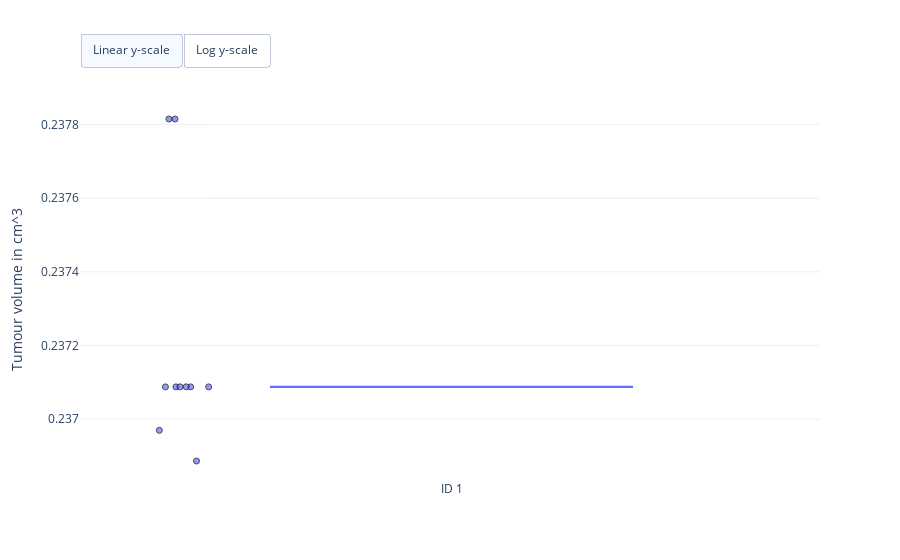
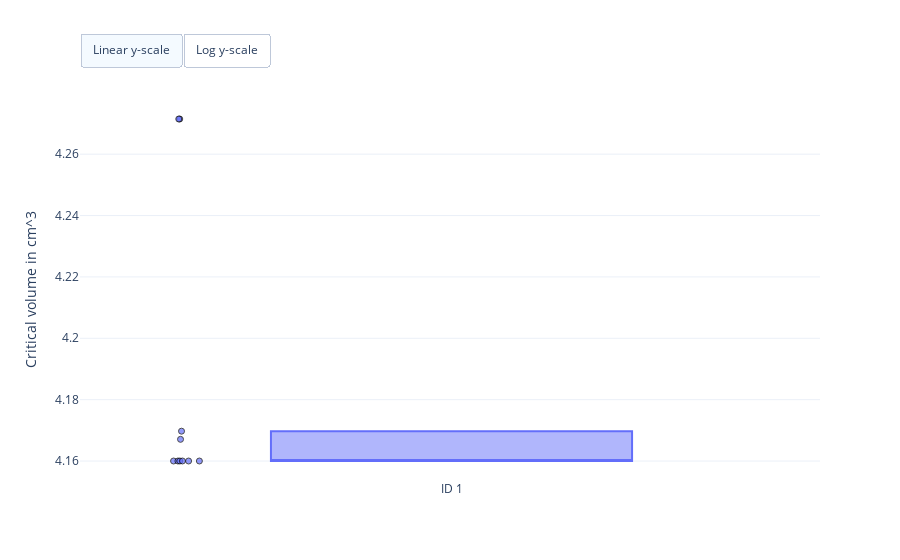
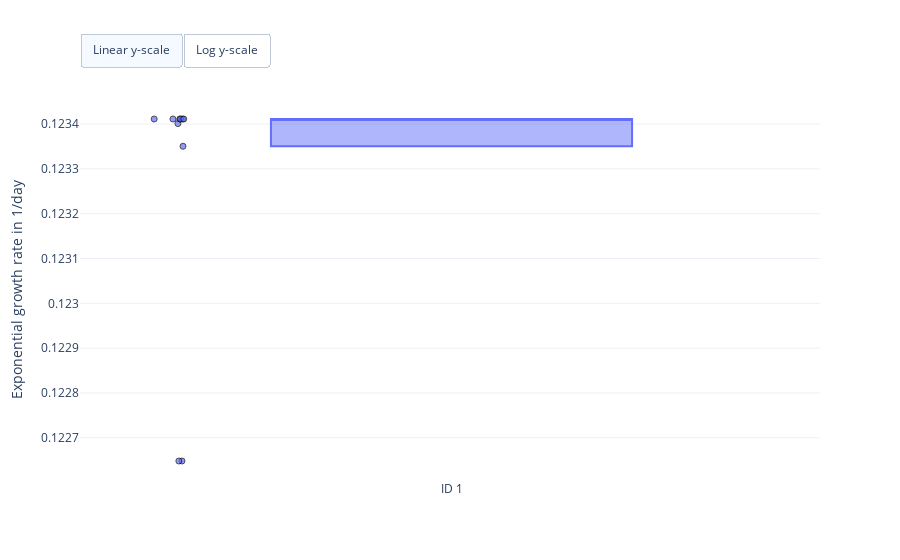
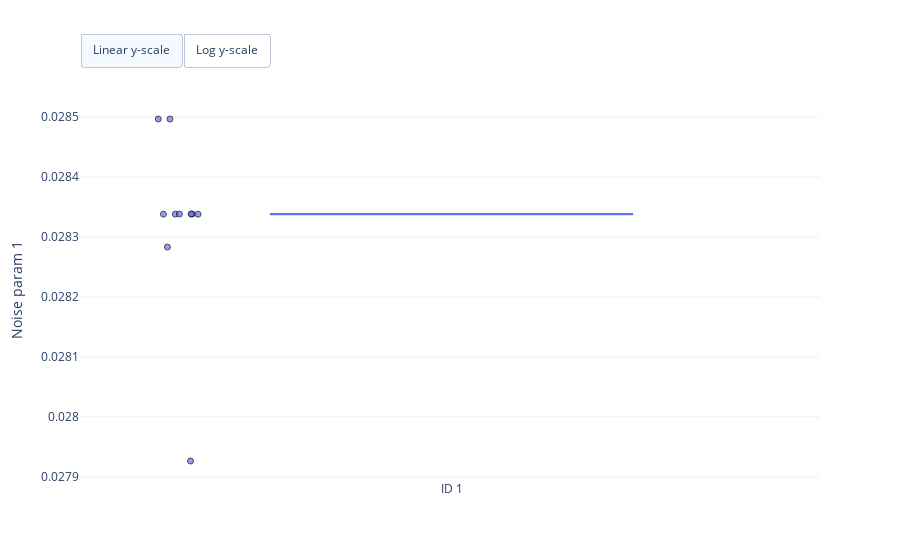

The notebook cell these images were saved under, in order:
### Markdown cell above
### Visualise optimisation results

### Code cell
fig = erlo.plots.ParameterEstimatePlot()
fig.add_data(map_estimates)

fig.show()

### Figure 1 — Plotly figure (JSON) as saved in the notebook; plotly's stock layout.template omitted (floating-point values rounded to 4 significant figures)
{"data": [{"boxpoints": "all", "hovertemplate": "Estimate: %{y:.2f}<br>%{text}", "jitter": 0.2, "line": {"color": "#636EFA"}, "marker": {"color": "#636EFA", "line": {"color": "black", "width": 1}, "opacity": 0.7, "symbol": "circle"}, "name": "ID 1", "pointpos": -1.5, "text": ["Run: 1 <br>Log-posterior score: -3.61", "Run: 2 <br>Log-posterior score: -3.61", "Run: 3 <br>Log-posterior score: -3.61", "Run: 4 <br>Log-posterior score: -3.61", "Run: 5 <br>Log-posterior score: -3.61", "Run: 6 <br>Log-posterior score: -3.61", "Run: 7 <br>Log-posterior score: -3.61", "Run: 8 <br>Log-posterior score: -3.61", "Run: 9 <br>Log-posterior score: -3.61", "Run: 10 <br>Log-posterior score: -3.61"], "type": "box", "visible": true, "y": [0.2371, 0.2378, 0.2371, 0.2371, 0.2369, 0.2378, 0.2371, 0.2371, 0.237, 0.2371]}], "layout": {"autosize": true, "updatemenus": [{"buttons": [{"args": [{"yaxis.type": "linear"}], "label": "Linear y-scale", "method": "relayout"}, {"args": [{"yaxis.type": "log"}], "label": "Log y-scale", "method": "relayout"}], "direction": "left", "pad": {"r": 0, "t": -10}, "showactive": true, "type": "buttons", "x": 0, "xanchor": "left", "y": 1.15, "yanchor": "top"}], "yaxis": {"title": {"text": "Tumour volume in cm^3"}}}}

### Figure 2 — Plotly figure (JSON) as saved in the notebook; plotly's stock layout.template omitted (floating-point values rounded to 4 significant figures)
{"data": [{"boxpoints": "all", "hovertemplate": "Estimate: %{y:.2f}<br>%{text}", "jitter": 0.2, "line": {"color": "#636EFA"}, "marker": {"color": "#636EFA", "line": {"color": "black", "width": 1}, "opacity": 0.7, "symbol": "circle"}, "name": "ID 1", "pointpos": -1.5, "text": ["Run: 1 <br>Log-posterior score: -3.61", "Run: 2 <br>Log-posterior score: -3.61", "Run: 3 <br>Log-posterior score: -3.61", "Run: 4 <br>Log-posterior score: -3.61", "Run: 5 <br>Log-posterior score: -3.61", "Run: 6 <br>Log-posterior score: -3.61", "Run: 7 <br>Log-posterior score: -3.61", "Run: 8 <br>Log-posterior score: -3.61", "Run: 9 <br>Log-posterior score: -3.61", "Run: 10 <br>Log-posterior score: -3.61"], "type": "box", "visible": true, "y": [4.16, 4.271, 4.16, 4.16, 4.167, 4.271, 4.16, 4.16, 4.17, 4.16]}], "layout": {"autosize": true, "updatemenus": [{"buttons": [{"args": [{"yaxis.type": "linear"}], "label": "Linear y-scale", "method": "relayout"}, {"args": [{"yaxis.type": "log"}], "label": "Log y-scale", "method": "relayout"}], "direction": "left", "pad": {"r": 0, "t": -10}, "showactive": true, "type": "buttons", "x": 0, "xanchor": "left", "y": 1.15, "yanchor": "top"}], "yaxis": {"title": {"text": "Critical volume in cm^3"}}}}

### Figure 3 — Plotly figure (JSON) as saved in the notebook; plotly's stock layout.template omitted (floating-point values rounded to 4 significant figures)
{"data": [{"boxpoints": "all", "hovertemplate": "Estimate: %{y:.2f}<br>%{text}", "jitter": 0.2, "line": {"color": "#636EFA"}, "marker": {"color": "#636EFA", "line": {"color": "black", "width": 1}, "opacity": 0.7, "symbol": "circle"}, "name": "ID 1", "pointpos": -1.5, "text": ["Run: 1 <br>Log-posterior score: -3.61", "Run: 2 <br>Log-posterior score: -3.61", "Run: 3 <br>Log-posterior score: -3.61", "Run: 4 <br>Log-posterior score: -3.61", "Run: 5 <br>Log-posterior score: -3.61", "Run: 6 <br>Log-posterior score: -3.61", "Run: 7 <br>Log-posterior score: -3.61", "Run: 8 <br>Log-posterior score: -3.61", "Run: 9 <br>Log-posterior score: -3.61", "Run: 10 <br>Log-posterior score: -3.61"], "type": "box", "visible": true, "y": [0.1234, 0.1226, 0.1234, 0.1234, 0.1234, 0.1226, 0.1234, 0.1234, 0.1234, 0.1234]}], "layout": {"autosize": true, "updatemenus": [{"buttons": [{"args": [{"yaxis.type": "linear"}], "label": "Linear y-scale", "method": "relayout"}, {"args": [{"yaxis.type": "log"}], "label": "Log y-scale", "method": "relayout"}], "direction": "left", "pad": {"r": 0, "t": -10}, "showactive": true, "type": "buttons", "x": 0, "xanchor": "left", "y": 1.15, "yanchor": "top"}], "yaxis": {"title": {"text": "Exponential growth rate in 1/day"}}}}

### Figure 4 — Plotly figure (JSON) as saved in the notebook; plotly's stock layout.template omitted (floating-point values rounded to 4 significant figures)
{"data": [{"boxpoints": "all", "hovertemplate": "Estimate: %{y:.2f}<br>%{text}", "jitter": 0.2, "line": {"color": "#636EFA"}, "marker": {"color": "#636EFA", "line": {"color": "black", "width": 1}, "opacity": 0.7, "symbol": "circle"}, "name": "ID 1", "pointpos": -1.5, "text": ["Run: 1 <br>Log-posterior score: -3.61", "Run: 2 <br>Log-posterior score: -3.61", "Run: 3 <br>Log-posterior score: -3.61", "Run: 4 <br>Log-posterior score: -3.61", "Run: 5 <br>Log-posterior score: -3.61", "Run: 6 <br>Log-posterior score: -3.61", "Run: 7 <br>Log-posterior score: -3.61", "Run: 8 <br>Log-posterior score: -3.61", "Run: 9 <br>Log-posterior score: -3.61", "Run: 10 <br>Log-posterior score: -3.61"], "type": "box", "visible": true, "y": [0.02834, 0.0285, 0.02834, 0.02834, 0.02828, 0.0285, 0.02834, 0.02834, 0.02793, 0.02834]}], "layout": {"autosize": true, "updatemenus": [{"buttons": [{"args": [{"yaxis.type": "linear"}], "label": "Linear y-scale", "method": "relayout"}, {"args": [{"yaxis.type": "log"}], "label": "Log y-scale", "method": "relayout"}], "direction": "left", "pad": {"r": 0, "t": -10}, "showactive": true, "type": "buttons", "x": 0, "xanchor": "left", "y": 1.15, "yanchor": "top"}], "yaxis": {"title": {"text": "Noise param 1"}}}}
